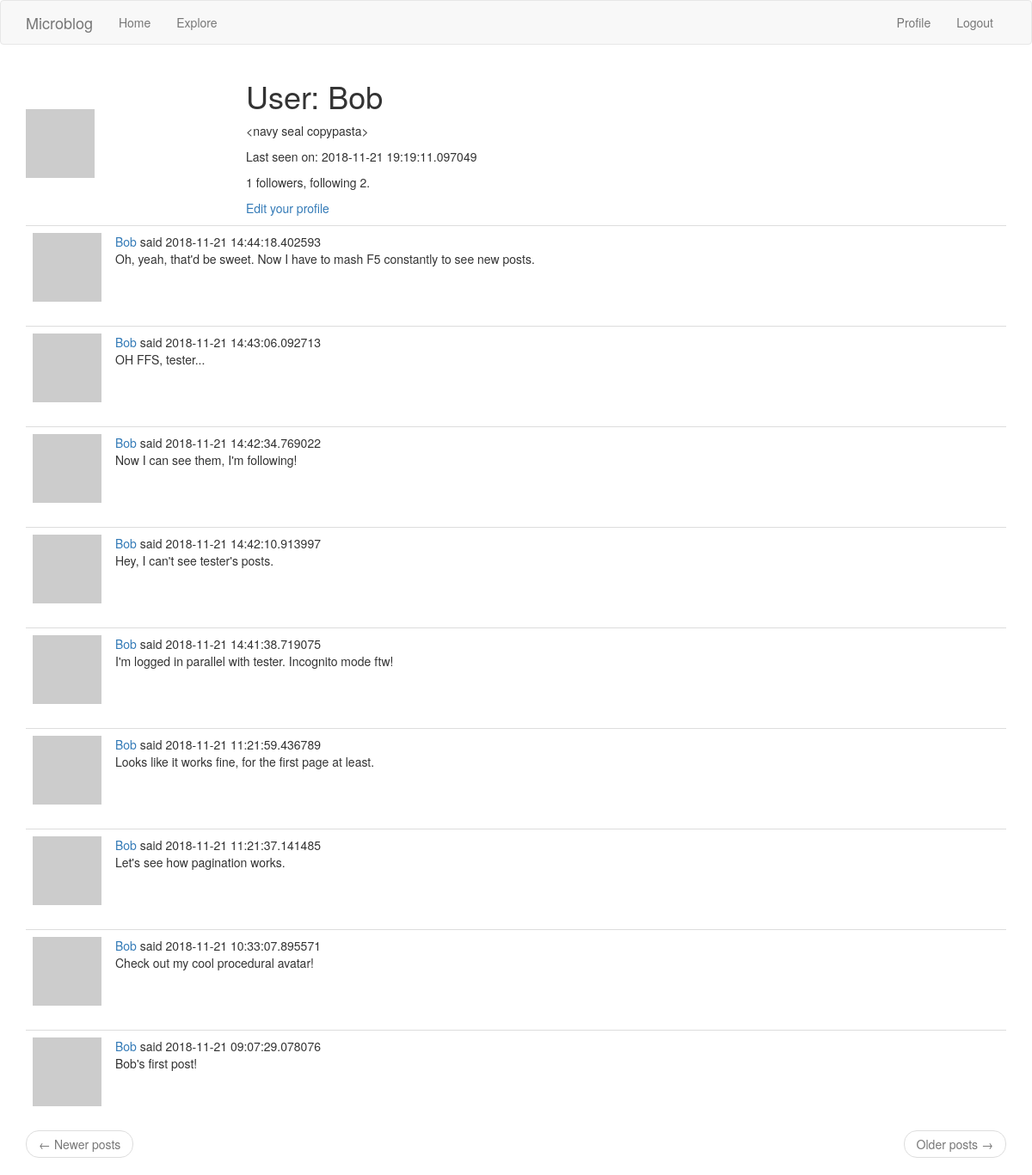
Screenshot of /user/Bob (signed in) with the database file from the repository.
### app/models.py (models this page shows, shortened)
class User(UserMixin, db.Model):
    id = db.Column(db.Integer, primary_key=True)
    username = db.Column(db.String(64), index=True, unique=True)
    email = db.Column(db.String(120), index=True, unique=True)
    password_hash = db.Column(db.String(128))
    about_me = db.Column(db.String(140))
    last_seen = db.Column(db.DateTime, default=datetime.utcnow)
    posts = db.relationship('Post', backref='author', lazy='dynamic')
    followed = db.relationship(
        'User', secondary=followers,
        primaryjoin=(followers.c.follower_id == id),
        secondaryjoin=(followers.c.followed_id == id),
        backref=db.backref('followers', lazy='dynamic'), lazy='dynamic')
    def avatar(self, size):
        digest = md5(self.email.lower().encode('utf-8')).hexdigest()
        return 'https://www.gravatar.com/avatar/{}?d=retro&s={}'.format(
            digest, size)

class Post(db.Model):
    id = db.Column(db.Integer, primary_key=True)
    body = db.Column(db.String(140))
    timestamp = db.Column(db.DateTime, index=True, default=datetime.utcnow)
    user_id = db.Column(db.Integer, db.ForeignKey('user.id'))

### app/routes.py (the view)
@app.route('/user/<username>')
@login_required
def user(username):
    user = User.query.filter_by(username=username).first_or_404()
    page = request.args.get('page', 1, type=int)
    posts = user.posts.order_by(Post.timestamp.desc()).paginate(
        page, app.config['POSTS_PER_PAGE'], False)
    next_url = url_for('user', username=user.username, page=posts.next_num) \
        if posts.has_next else None
    prev_url = url_for('user', username=user.username, page=posts.prev_num) \
        if posts.has_prev else None
    return render_template('user.html', user=user, posts=posts.items,
                           prev_url=prev_url, next_url=next_url)

### app/models.py (called while the page is built)
@login.user_loader
def load_user(id):
    return User.query.get(int(id))

### app/routes.py (called while the page is built)
@app.before_request
def before_request():
    if current_user.is_authenticated:
        current_user.last_seen = datetime.utcnow()
        db.session.commit()

### app/templates/user.html
{% extends "base.html" %}
{% block app_content %}
  <table class="tabe table-hover">
    <tr>
      <td width="256px"><img src="{{ user.avatar(256) }}"></td>
      <td>
        <h1>{{ _('User:') }} {{ user.username }}</h1>
        {% if user.about_me %}
          <p>{{ user.about_me }}</p>
        {% endif %}
        {% if user.last_seen %}
          <p>{{ _('Last seen on:') }} {{ user.last_seen }}</p>
        {% endif %}
        <p>{{ user.followers.count() }} {{ _('followers, following') }} {{ user.followed.count() }}.</p>
        {% if user == current_user %}
          <p><a href="{{ url_for('edit_profile') }}">{{ _('Edit your profile') }}</a></p>
        {% elif not current_user.is_following(user) %}
          <p><a href="{{ url_for('follow', username=user.username) }}">{{ _('Follow') }}</a></p>
        {% else %}
          <p><a href="{{ url_for('unfollow', username=user.username) }}">{{ _('Unfollow') }}</a></p>
        {% endif %}
      </td>
    </tr>
  </table>
  {% for post in posts %}
    {% include '_post.html' %}
  {% endfor %}
  {% include '_page_nav.html' %}
{% endblock %}

### app/templates/base.html (shortened to what this page needs)
{% extends 'bootstrap/base.html' %}
{% block navbar %}
  <nav class="navbar navbar-default">
    <div class="container">
      <div class="navbar-header">
        <a class="navbar-brand" href="{{ url_for('index') }}">Microblog</a>
      </div>
      <div class="collapse navbar-collapse" id="bs-example-navbar-collapse-1">
        <ul class="nav navbar-nav">
          <li><a href="{{ url_for('index') }}">{{ _('Home') }}</a></li>
          <li><a href="{{ url_for('explore') }}">{{ _('Explore') }}</a></li>
        </ul>
        <ul class="nav navbar-nav navbar-right">
          {% if current_user.is_anonymous %}
            <li><a href="{{ url_for('login') }}">{{ _('Login') }}</a></li>
          {% else %}
            <li><a href="{{ url_for('user', username=current_user.username) }}">{{ _('Profile') }}</a></li>
            <li><a href="{{ url_for('logout') }}">{{ _('Logout') }}</a></li>
          {% endif %}
        </ul>
      </div>
    </div>
  </nav>
{% endblock %}
{% block content %}
  <div class="container">
    {% block app_content %}{% endblock %}
  </div>
{% endblock %}

### app/templates/_post.html
<table class="table table-hover">
  <tr>
    <td width="40px"><img src="{{ post.author.avatar(40) }}"></td>
    <td>
      <a href="{{ url_for('user', username=post.author.username) }}">
        {{ post.author.username }}
      </a>
      {{ _('said') }} {{ post.timestamp }}
      <br>
      {{ post.body }}
    </td>
  </tr>
</table>

### app/templates/_page_nav.html
<nav aria-label="...">
  <ul class="pager">
    <li class="previous{% if not prev_url %} disabled{% endif %}">
      <a href="{{ prev_url or '#' }}">
        <span aria-hidden="true">&larr;</span> {{ _('Newer posts') }}
      </a>
    </li>
    <li class="next{% if not next_url %} disabled{% endif %}">
      <a href="{{ next_url or '#' }}">
        {{ _('Older posts') }} <span aria-hidden="true">&rarr;</span>
      </a>
    </li>
  </ul>
</nav>

### rows the page displays
User: username "Bob", about_me "<navy seal copypasta>", last_seen "2018-11-21 19:19:11.097049"
Post: author.username "Bob", timestamp "2018-11-21 14:44:18.402593", body "Oh, yeah, that'd be sweet. Now I have to mash F5 constantly to see new posts."
Post: author.username "Bob", timestamp "2018-11-21 14:43:06.092713", body "OH FFS, tester..."
Post: author.username "Bob", timestamp "2018-11-21 14:42:34.769022", body "Now I can see them, I'm following!"
Post: author.username "Bob", timestamp "2018-11-21 14:42:10.913997", body "Hey, I can't see tester's posts."
Post: author.username "Bob", timestamp "2018-11-21 14:41:38.719075", body "I'm logged in parallel with tester. Incognito mode ftw!"
Post: author.username "Bob", timestamp "2018-11-21 11:21:59.436789", body "Looks like it works fine, for the first page at least."
Post: author.username "Bob", timestamp "2018-11-21 11:21:37.141485", body "Let's see how pagination works."
Post: author.username "Bob", timestamp "2018-11-21 10:33:07.895571", body "Check out my cool procedural avatar!"
Post: author.username "Bob", timestamp "2018-11-21 09:07:29.078076", body "Bob's first post!"

### other values shown
{{ user.followers.count() }} "1"
{{ user.followed.count() }} "2"
